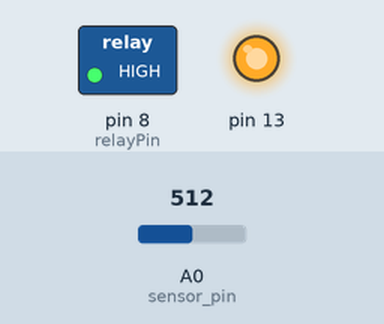
The sketch below on a simulated Arduino Uno, built with avr-gcc and run on an emulated ATmega328P. Shown: switched loads named in the sketch (green lamp = pin HIGH), output pins drawn as LEDs (lit = HIGH). Inputs (shaded band) come from the test bench; at power-on: A0 (sensor_pin) = 512. The local clock reads 2024-03-15 10:24:30 at power-on unless the sketch sets it; what the sketch prints to the serial monitor is not drawn.

Above: at 3.0 s.
At 19.5 s:
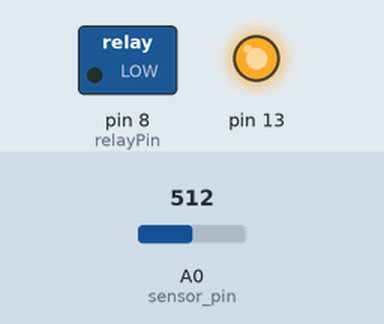
Timing chart, 0 to 40.0 s (numbered marks = the images above):
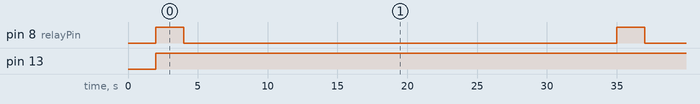

The sketch:

Uno_Relay_Sensor_Rtc_0.2.ino
```cpp
//AIS - version 2

#include "RTClib.h"
#include <Wire.h>

RTC_DS3231 RTC;

int relayPin = 8;    // Relay Pin
int sensor_pin = A0; // Soil Sensor input at Analog PIN A0
int output_value ;
const int AirValue = 550;
const int WaterValue = 10;

void setup()
{
  Serial.begin(9600);
  Wire.begin();
  RTC.begin();
  pinMode(relayPin, OUTPUT);
  pinMode(sensor_pin, INPUT);
  Serial.println("Reading From the Sensor ...");
  delay(2000);
  pinMode(13, OUTPUT);
}

void loop()
{
 DateTime now = RTC.now();

    Serial.print(now.year(), DEC);
    Serial.print('/');
    Serial.print(now.month(), DEC);
    Serial.print('/');
    Serial.print(now.day(), DEC);
    Serial.print(' ');
    Serial.print(now.hour(), DEC);
    Serial.print(':');
    Serial.print(now.minute(), DEC);
    Serial.print(':');
    Serial.print(now.second(), DEC);
    Serial.println();

 output_value= analogRead(sensor_pin);
 output_value = map(output_value,AirValue,WaterValue,0,100);
 Serial.print("Mositure : ");
 Serial.print(output_value);
 Serial.println("%");

if(now.hour() <= 9){ //night break
  digitalWrite(relayPin, LOW);
  digitalWrite(13,LOW);
}
else
 {
 Serial.print("Day   ");
 if(output_value>50){
  digitalWrite(relayPin, LOW);
 }
 else
 {
  digitalWrite(13, HIGH);
  digitalWrite(relayPin, HIGH);
  Serial.print("Powering water pump");
  delay(2000);
  digitalWrite(relayPin, LOW);
  delay(30000);
 }
}
delay(1000);
}
```

Measured:
- by itself, pin 8 (relayPin): alternates HIGH for 2.0 s and LOW for 31.0 s
- by itself, pin 13: LOW → HIGH at 2.0 s
